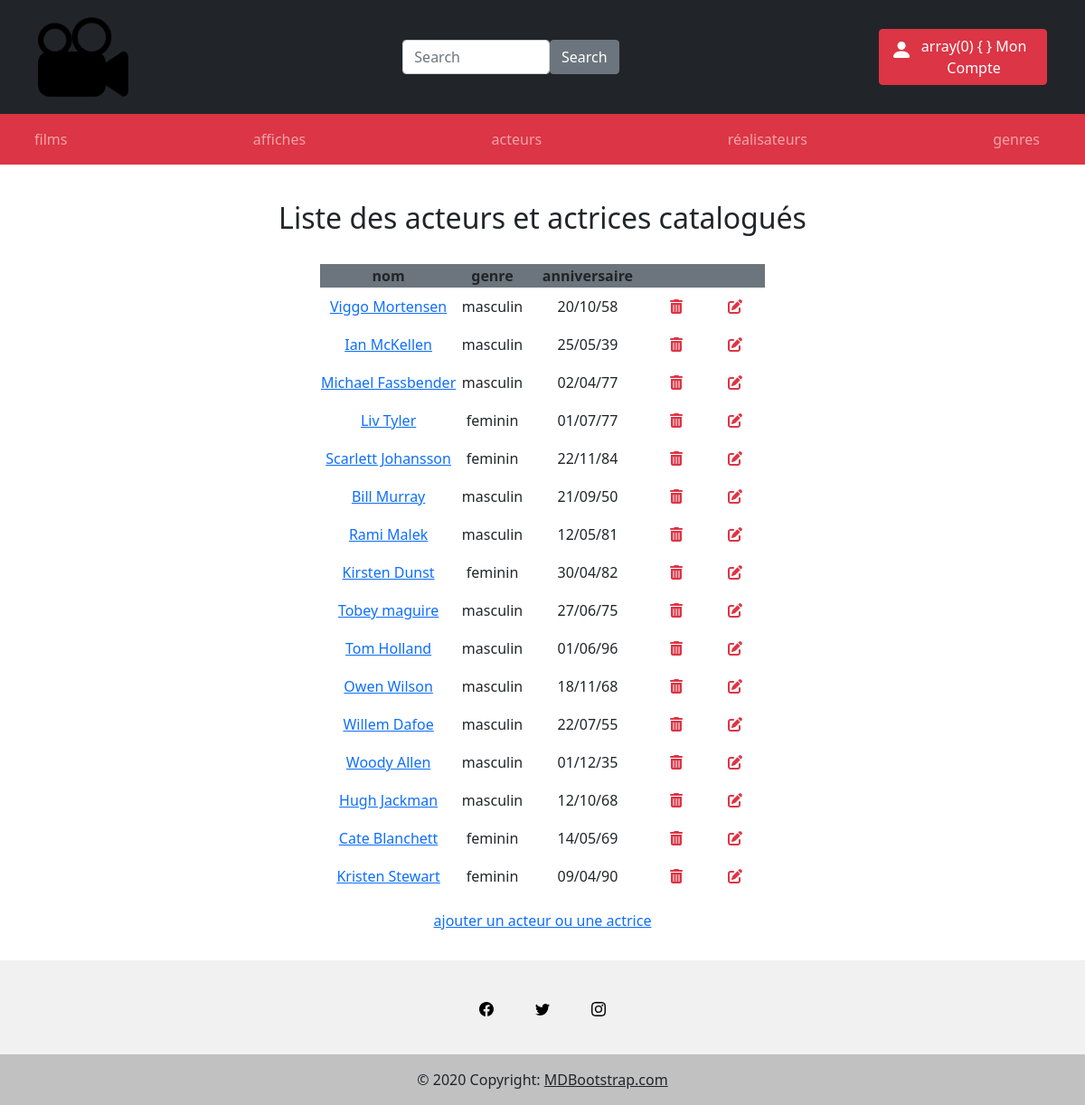
The page /index.php?action=listActeurs on the database its author committed.
### tables this page shows
CREATE TABLE `Acteur` (
  `id` int(11) NOT NULL,
  `nom` varchar(255) NOT NULL,
  `prenom` varchar(255) NOT NULL,
  `sexe` varchar(10) NOT NULL,
  `dateNaissance` date NOT NULL,
  `imgPath` varchar(100) NOT NULL
);

### controllers/ActeurController.php (called while the page is built, shortened)
<?php
require_once "bdd/DAO.php";
class ActeurController
{
  public function listActeurs()
  {
    $dao = new DAO();
    $sql = "SELECT id, CONCAT(prenom,' ', nom) AS nom_acteur, sexe, DATE_FORMAT(dateNaissance, '%d/%m/%y') AS dateNaissance FROM acteur a";
    $acteurs = $dao->executerRequete($sql);
    require "views/acteur/listActeurs.php";
  }
}

### bdd/DAO.php (called while the page is built, shortened)
<?php
class DAO
{
  private $bdd;
  public function __construct()
  {
    $this->bdd = new PDO('mysql:host=localhost;dbname=cinema;charset=utf8', 'root', '');
  }
  public function executerRequete($sql, $params = NULL)
  {
    if ($params == NULL) {
      $result = $this->bdd->query($sql);
    } else {
      $result = $this->bdd->prepare($sql);
      $result->execute($params);
    }
    return $result;
  }
}

### views/acteur/listActeurs.php (the view, shortened to what this page needs)
<h2 class="mt-4">Liste des acteurs et actrices catalogués</h2>
<table class="mt-4">
  <tr class="bg-secondary">
    <td class="px-3"><strong>nom</strong></td>
    <td class="px-3"><strong>genre</strong></td>
    <td class="px-3"><strong>anniversaire</strong></td>
    <td class="px-3"></td>
    <td class="px-3"></td>
  </tr>
  <?php
  while ($acteur = $acteurs->fetch()) {
    echo "<tr><td><a href='index.php?action=detailActeur&id=" . $acteur['id'] . "'>" . $acteur["nom_acteur"] . "</a></td>";
    echo "<td>" . $acteur["sexe"] . "</td>";
    echo "<td>" . $acteur["dateNaissance"] . "</td>";
    echo "<td><figure><a href='index.php?action=deleteActeur&id=" . $acteur['id'] . "'onclick='alertReal()'><i class='fas fa-trash-alt'></i></a></figure></td>";
    echo "<td><figure><a href='index.php?action=editActeur&id=" . $acteur['id'] . "'><i class='fas fa-edit'></i></a></figure></td></tr>";
  }
  ?>
</table>
<p><a href="index.php?action=ajoutActeur"">ajouter un acteur ou une actrice</a></p>
<?php
require "./views/template.php";

### css/style.css (style rules this page uses)
* { box-sizing: border-box; }
.fas { padding: 0em 1em; color: #dc3545; font-size: larger; }
td .fas { font-size: medium; }
td figure { margin: 0.5rem; }

### rows shown on the page
acteur: nom_acteur "Viggo Mortensen", sexe "masculin", dateNaissance "20/10/58"
acteur: nom_acteur "Ian McKellen", sexe "masculin", dateNaissance "25/05/39"
acteur: nom_acteur "Michael Fassbender", sexe "masculin", dateNaissance "02/04/77"
acteur: nom_acteur "Liv Tyler", sexe "feminin", dateNaissance "01/07/77"
acteur: nom_acteur "Scarlett Johansson", sexe "feminin", dateNaissance "22/11/84"
acteur: nom_acteur "Bill Murray", sexe "masculin", dateNaissance "21/09/50"
acteur: nom_acteur "Rami Malek", sexe "masculin", dateNaissance "12/05/81"
acteur: nom_acteur "Kirsten Dunst", sexe "feminin", dateNaissance "30/04/82"
acteur: nom_acteur "Tobey maguire", sexe "masculin", dateNaissance "27/06/75"
acteur: nom_acteur "Tom Holland", sexe "masculin", dateNaissance "01/06/96"
acteur: nom_acteur "Owen Wilson", sexe "masculin", dateNaissance "18/11/68"
acteur: nom_acteur "Willem Dafoe", sexe "masculin", dateNaissance "22/07/55"
acteur: nom_acteur "Woody Allen", sexe "masculin", dateNaissance "01/12/35"
acteur: nom_acteur "Hugh Jackman", sexe "masculin", dateNaissance "12/10/68"
acteur: nom_acteur "Cate Blanchett", sexe "feminin", dateNaissance "14/05/69"
acteur: nom_acteur "Kristen Stewart", sexe "feminin", dateNaissance "09/04/90"
